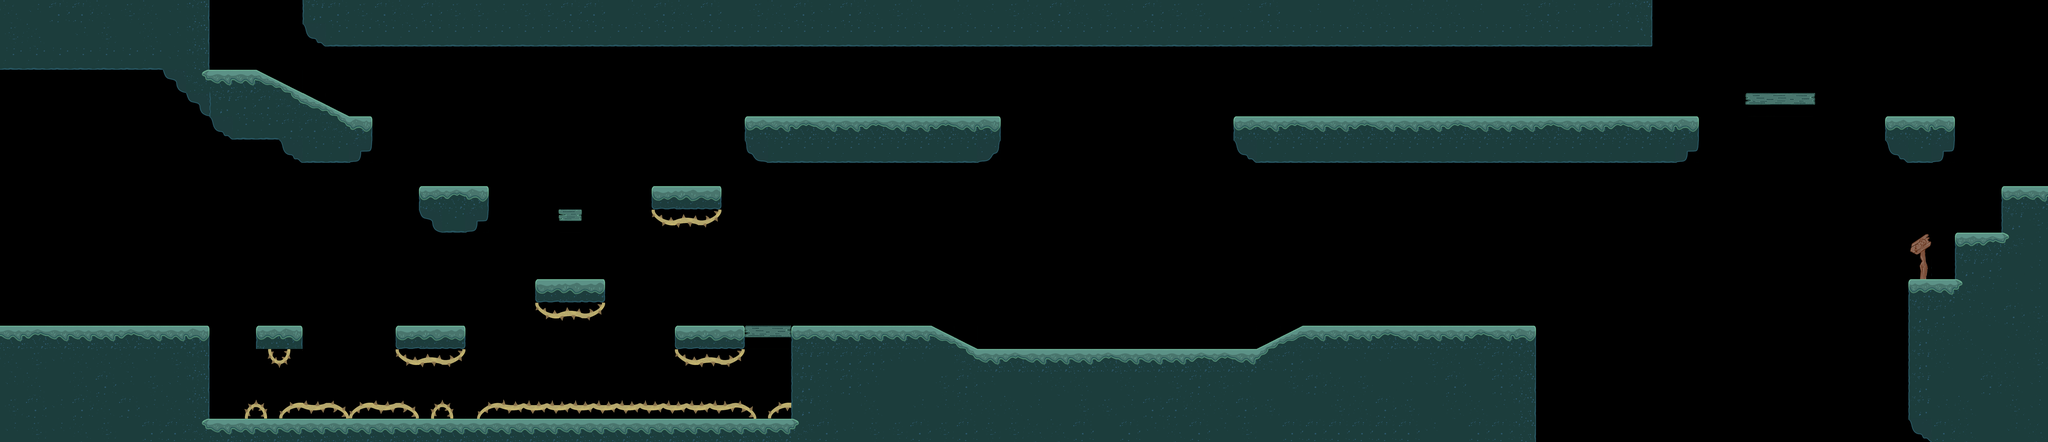

This game map was drawn from its Tiled (.tmx) file and the tilesets committed beside it. A one-line description and the trimmed map source follow:
An orthogonal 88x19 tile map with 128x128 px tiles, 1 tile layer (Map), 2 hidden layers not drawn, 13 tilesets and 414 objects (4x Player, 2x Ninfa, SwordKnight, ShieldKnight, SavePoint, ...).

<map version="1.10" tiledversion="1.11.2" orientation="orthogonal" renderorder="right-down" width="88" height="19" tilewidth="128" tileheight="128" infinite="0" nextlayerid="40" nextobjectid="1467">
 <properties>
  <property name="Ground" type="bool" value="true" />
  <property name="Navigation" type="bool" value="true" />
 </properties>
 <tileset firstgid="1" name="Atlas_Bosque_V2" tilewidth="128" tileheight="128" tilecount="64" columns="8">
  <image source="Forest/Atlas_Forest.png" width="1024" height="1024" />
  <wangsets>
   <wangset name="MixTierra" type="mixed" tile="-1">
    <wangcolor name="Tierra" color="#ff0000" tile="-1" probability="1" />
    <wangtile tileid="30" wangid="1,1,1,1,1,1,1,1" />
    <wangtile tileid="31" wangid="1,1,1,1,1,1,1,1" />
    <wangtile tileid="36" wangid="1,1,1,1,1,1,1,1" />
    <wangtile tileid="38" wangid="1,1,1,1,1,1,1,1" />
    <wangtile tileid="39" wangid="1,1,1,1,1,1,1,1" />
   </wangset>
  </wangsets>
 </tileset>
 <tileset firstgid="65" name="Espinas" tilewidth="128" tileheight="128" tilecount="64" columns="8">
  <image source="Forest/Archivo PSD Espinas.png" width="1024" height="1024" />
 </tileset>
 <tileset firstgid="129" name="MapMetadata" tilewidth="128" tileheight="128" tilecount="2" columns="2">
  <image source="Pathfinding/MapMetadata.png" trans="ffffff" width="256" height="128" />
 </tileset>
 <tileset firstgid="131" name="F_Bosque_V5_05" tilewidth="2304" tileheight="1444" tilecount="1" columns="1">
  <image source="Forest/Fondo_Vigente/05_F_Cambio_Zona/F_Bosque_V5_05.png" width="2304" height="1444" />
 </tileset>
 <tileset firstgid="132" name="F_Bosque_V5_01" tilewidth="2304" tileheight="1444" tilecount="1" columns="1">
  <image source="Forest/Fondo_Vigente/05_F_Cambio_Zona/F_Bosque_V5_01.png" width="2304" height="1444" />
 </tileset>
 <tileset firstgid="133" name="F_Bosque_V5_02" tilewidth="2304" tileheight="1444" tilecount="1" columns="1">
  <image source="Forest/Fondo_Vigente/05_F_Cambio_Zona/F_Bosque_V5_02.png" width="2304" height="1444" />
 </tileset>
 <tileset firstgid="134" name="F_Bosque_V6_01" tilewidth="2304" tileheight="1444" tilecount="1" columns="1">
  <image source="Forest/Fondo_Vigente/06_F_Ninfas/F_Bosque_V6_01.png" width="2304" height="1444" />
 </tileset>
 <tileset firstgid="135" name="F_Bosque_V6_02" tilewidth="2304" tileheight="1444" tilecount="1" columns="1">
  <image source="Forest/Fondo_Vigente/06_F_Ninfas/F_Bosque_V6_02.png" width="2304" height="1444" />
 </tileset>
 <tileset firstgid="136" name="t_Fila_Arbustos" tilewidth="1920" tileheight="640" tilecount="4" columns="1">
  <image source="Forest/Fondo_Vigente/Arbustos/t_Fila_Arbustos.png" width="1920" height="2560" />
 </tileset>
 <tileset firstgid="140" name="t_Sueltos_Arbustos_Esquinas" tilewidth="384" tileheight="384" tilecount="12" columns="3">
  <image source="Forest/Fondo_Vigente/Arbustos/t_Sueltos_Arbustos_Esquinas.png" width="1152" height="1536" />
 </tileset>
 <tileset firstgid="152" name="t_Fila_Arbustos_02" tilewidth="1920" tileheight="640" tilecount="4" columns="1">
  <image source="Forest/Fondo_Vigente/Arbustos/t_Fila_Arbustos_02.png" width="1920" height="2560" />
 </tileset>
 <tileset firstgid="156" name="Plantitas" tilewidth="128" tileheight="128" tilecount="64" columns="8">
  <image source="Forest/Fondo_Vigente/Arbustos/Plantitas.png" width="1024" height="1024" />
  <tile id="0">
   <animation>
    <frame tileid="0" duration="300" />
    <frame tileid="1" duration="300" />
    <frame tileid="2" duration="300" />
   </animation>
  </tile>
  <tile id="3">
   <animation>
    <frame tileid="3" duration="225" />
    <frame tileid="4" duration="225" />
    <frame tileid="5" duration="225" />
   </animation>
  </tile>
  <tile id="6">
   <animation>
    <frame tileid="6" duration="225" />
    <frame tileid="7" duration="225" />
    <frame tileid="8" duration="225" />
   </animation>
  </tile>
  <tile id="9">
   <animation>
    <frame tileid="9" duration="250" />
    <frame tileid="10" duration="250" />
    <frame tileid="11" duration="250" />
   </animation>
  </tile>
  <tile id="12">
   <animation>
    <frame tileid="12" duration="200" />
    <frame tileid="13" duration="200" />
    <frame tileid="14" duration="200" />
   </animation>
  </tile>
  <tile id="15">
   <animation>
    <frame tileid="15" duration="300" />
    <frame tileid="16" duration="300" />
    <frame tileid="17" duration="300" />
   </animation>
  </tile>
 </tileset>
 <tileset firstgid="220" name="F_Bosque_V2_02" tilewidth="2304" tileheight="1444" tilecount="1" columns="1">
  <image source="Forest/Fondo_Vigente/02_F_Repeticion/F_Bosque_V2_02.png" width="2304" height="1444" />
 </tileset>
 <objectgroup id="18" name="Fondo1">
  <properties>
   <property name="BG" type="bool" value="true" />
   <property name="Draw" type="bool" value="true" />
   <property name="ParalaxX" type="float" value="0.8" />
  </properties>
  <object id="568" gid="132" x="8448" y="2432" width="2840.24" height="2432" />
  <object id="580" gid="134" x="4352" y="1664" width="2324" height="1444" />
  <object id="581" gid="134" x="6656" y="1664" width="2304" height="1444" />
  <object id="582" gid="134" x="2048" y="1664" width="2332" height="1444" />
  <object id="583" gid="134" x="-256" y="1664" width="2328" height="1664" />
  <object id="590" gid="134" x="-1536" y="1792" width="2328" height="1444" />
  <object id="713" gid="2147483780" x="11264" y="2432" width="2816" height="2432" />
 </objectgroup>
 <objectgroup id="20" name="Fondo2">
  <properties>
   <property name="BG" type="bool" value="true" />
   <property name="Draw" type="bool" value="true" />
   <property name="ParalaxX" type="float" value="0.9" />
  </properties>
  <object id="576" gid="135" x="5735.5" y="1920" width="2712.47" height="1700" />
  <object id="584" gid="135" x="3072" y="1920" width="2688" height="1792" />
  <object id="585" gid="135" x="384" y="1920" width="2709.21" height="1920" />
  <object id="586" gid="135" x="-1536" y="1920" width="1938.18" height="1664" />
  <object id="596" gid="1073741959" x="880" y="4608" width="3508" height="2688" />
  <object id="685" gid="133" x="8448" y="2432" width="2860" height="2432" />
  <object id="712" gid="1073741959" x="4352" y="4736" width="3200" height="2816" />
  <object id="714" gid="2147483781" x="11264" y="2432" width="2816" height="2432" />
  <object id="799" gid="146" x="7657.88" y="2164.97" width="893.212" height="893.212" />
  <object id="800" gid="147" x="7536.98" y="2050.34" width="951.247" height="770.584" />
  <object id="801" gid="151" x="7400.58" y="1974.79" width="986.803" height="986.803" />
  <object id="802" gid="146" x="7017.88" y="2164.97" width="951.879" height="951.879" />
  <object id="803" gid="146" x="8169.88" y="2164.97" width="893.212" height="893.212" />
  <object id="804" gid="147" x="8041.88" y="2036.97" width="1108.24" height="1108.24" />
 </objectgroup>
 <objectgroup id="37" name="Plantas-Back">
  <properties>
   <property name="BG" type="bool" value="true" />
   <property name="Draw" type="bool" value="true" />
  </properties>
  <object id="1124" gid="159" x="1475.39" y="1797.33" width="128" height="128" />
  <object id="1125" gid="168" x="2402" y="1778" width="128" height="128" />
  <object id="1127" gid="162" x="2172" y="1822" width="128" height="128" />
  <object id="1129" gid="162" x="1576" y="1830" width="128" height="128" />
  <object id="1130" gid="1073741986" x="1572" y="1938" width="128" height="128" />
  <object id="1131" gid="1073741983" x="2150" y="2070" width="128" height="128" />
  <object id="1133" gid="1073741983" x="1566" y="2018" width="128" height="128" />
  <object id="1139" gid="156" x="2946" y="1578" width="128" height="128" />
  <object id="1173" gid="159" x="3072" y="1152" width="128" height="128" />
  <object id="1175" gid="156" x="2324" y="1040" width="128" height="128" />
  <object id="1187" gid="165" x="1152" y="2304" width="128" height="128" />
  <object id="1188" gid="165" x="1280" y="2304" width="128" height="128" />
  <object id="1189" gid="165" x="1408" y="2304" width="128" height="128" />
  <object id="1195" gid="165" x="1664" y="2304" width="128" height="128" />
  <object id="1196" gid="165" x="1792" y="2304" width="128" height="128" />
  <object id="1197" gid="165" x="2304" y="2304" width="128" height="128" />
  <object id="1198" gid="165" x="2484.48" y="2321.58" width="128" height="128" />
  <object id="1200" gid="156" x="2060.24" y="2309.45" width="128" height="128" />
  <object id="1203" gid="156" x="2640" y="2332" width="128" height="128" />
  <object id="1204" gid="156" x="3756" y="2316" width="128" height="128" />
  <object id="1205" gid="156" x="4065.33" y="2322.67" width="128" height="128" />
  <object id="1207" gid="159" x="4157.33" y="2298.67" width="128" height="128" />
  <object id="1211" gid="168" x="3840" y="1024" width="128" height="128" />
  <object id="1215" gid="1073741983" x="3230.67" y="1817.33" width="128" height="128" />
  <object id="1217" gid="3221225631" x="2922" y="1820" width="128" height="128" />
  <object id="1218" gid="1073741995" x="3578" y="1324" width="128" height="128" />
  <object id="1219" gid="3221225634" x="3858" y="1324" width="128" height="128" />
  <object id="1222" gid="1073741980" x="2520" y="1368" width="128" height="128" />
  <object id="1224" gid="1073741989" x="2348" y="1388" width="128" height="128" />
  <object id="1225" gid="1073741983" x="2411.76" y="367.03" width="128" height="128" />
  <object id="1227" gid="1073741983" x="3990.55" y="2085.21" width="128" height="128" />
  <object id="1228" gid="1073741983" x="3660" y="2028" width="128" height="128" />
  <object id="1229" gid="156" x="3720" y="1836" width="128" height="128" />
  <object id="1231" gid="165" x="3878" y="1818" width="128" height="128" />
  <object id="1234" gid="171" x="3994" y="1812" width="128" height="128" />
  <object id="1235" gid="2147483819" x="4284" y="1802" width="128" height="128" />
  <object id="1255" gid="168" x="669.333" y="1779.15" width="128" height="128" />
  <object id="1260" gid="159" x="256" y="1792" width="128" height="128" />
  <object id="1265" gid="156" x="3739.03" y="979.152" width="128" height="128" />
  <object id="1266" gid="156" x="5045.09" y="1842.79" width="128" height="128" />
  <object id="1267" gid="156" x="5146" y="1876" width="128" height="128" />
  <object id="1269" gid="159" x="4936" y="1774" width="128" height="128" />
  <object id="1270" gid="168" x="7296" y="1792" width="128" height="128" />
  <object id="1278" gid="162" x="7090" y="1832" width="128" height="128" />
  <object id="1282" gid="159" x="5372" y="1936" width="128" height="128" />
  <object id="1294" gid="156" x="7762.67" y="1828.33" width="128" height="128" />
  <object id="1296" gid="165" x="8051" y="1810" width="128" height="128" />
  <object id="1297" gid="156" x="8160" y="1798" width="128" height="128" />
  <object id="1298" gid="162" x="7694.67" y="1802.83" width="128" height="128" />
  <object id="1299" gid="162" x="7816.17" y="1826.33" width="128" height="128" />
  <object id="1300" gid="156" x="8268" y="1836" width="128" height="128" />
  <object id="1301" gid="156" x="8334.67" y="1806.67" width="128" height="128" />
  <object id="1304" gid="1073741992" x="4317.82" y="1027.64" width="128" height="128" />
  <object id="1305" gid="1073741992" x="4760.24" y="1003.39" width="128" height="128" />
  <object id="1306" gid="1073741992" x="5248.12" y="1060.97" width="128" height="128" />
  <object id="1308" gid="3221225631" x="4651.15" y="994.303" width="128" height="128" />
  <object id="1309" gid="3221225631" x="4866.3" y="991.273" width="128" height="128" />
  <object id="1311" gid="3221225631" x="4429.94" y="1051.88" width="128" height="128" />
  <object id="1315" gid="1073741989" x="4980" y="1000" width="128" height="128" />
  <object id="1317" gid="1073741989" x="5112" y="996" width="128" height="128" />
  <object id="1320" gid="162" x="5240" y="636" width="128" height="128" />
  <object id="1322" gid="171" x="4412" y="632" width="128" height="128" />
  <object id="1347" gid="1073741992" x="551.152" y="739.758" width="128" height="128" />
  <object id="1348" gid="1073741992" x="54.1818" y="621.576" width="128" height="128" />
  <object id="1349" gid="1073741983" x="772.364" y="845.818" width="128" height="128" />
  <object id="1351" gid="1073741983" x="1208.73" y="873.091" width="128" height="128" />
  <object id="1352" gid="1073741983" x="1763.27" y="997.333" width="128" height="128" />
  <object id="1354" gid="3221225631" x="2096.61" y="379.152" width="128" height="128" />
  <object id="1355" gid="1073741992" x="3929.94" y="373.091" width="128" height="128" />
  <object id="1357" gid="1073741992" x="4445.09" y="351.879" width="128" height="128" />
  <object id="1358" gid="1073741992" x="5311.76" y="339.758" width="128" height="128" />
  <object id="1359" gid="1073741992" x="7302.67" y="348.848" width="128" height="128" />
  <object id="1361" gid="159" x="7590.55" y="621.576" width="128" height="128" />
  <object id="1363" gid="171" x="6848" y="646" width="128" height="128" />
  <object id="1364" gid="171" x="8114" y="648" width="128" height="128" />
  <object id="1367" gid="2147483819" x="8296" y="678" width="128" height="128" />
  <object id="1383" gid="165" x="7246" y="652" width="128" height="128" />
  <object id="1384" gid="165" x="7522" y="638" width="128" height="128" />
  <object id="1386" gid="168" x="7906" y="648" width="128" height="128" />
  <object id="1389" gid="171" x="8508" y="650" width="128" height="128" />
  <object id="1390" gid="2147483819" x="8786" y="674" width="128" height="128" />
  <object id="1391" gid="1073741989" x="7557.21" y="1012.48" width="128" height="128" />
  <object id="1392" gid="1073741989" x="6999.64" y="1009.45" width="128" height="128" />
  <object id="1393" gid="1073741989" x="8260.24" y="1003.39" width="128" height="128" />
  <object id="1394" gid="1073741980" x="8451.15" y="1003.39" width="128" height="128" />
  <object id="1395" gid="1073741980" x="8914.79" y="1027.64" width="128" height="128" />
  <object id="1400" gid="3221225640" x="7326" y="1004" width="128" height="128" />
  <object id="1401" gid="3221225640" x="7840" y="1014" width="128" height="128" />
  <object id="1402" gid="3221225640" x="8366" y="1006" width="128" height="128" />
  <object id="1404" gid="1073741983" x="7086" y="1030" width="128" height="128" />
  <object id="1406" gid="1073741983" x="7680" y="1024" width="128" height="128" />
  <object id="1407" gid="1073741983" x="8704" y="1024" width="128" height="128" />
  <object id="1409" gid="1073741983" x="9056" y="1046" width="128" height="128" />
  <object id="1410" gid="156" x="8405.33" y="680" width="128" height="128" />
  <object id="1412" gid="2147483804" x="8044" y="697.333" width="128" height="128" />
  <object id="1414" gid="165" x="7960" y="653.333" width="128" height="128" />
  <object id="1432" gid="168" x="10598" y="612" width="128" height="128" />
  <object id="1434" gid="1073741986" x="10410" y="970" width="128" height="128" />
 </objectgroup>
 <objectgroup id="21" name="Fondo3">
  <properties>
   <property name="BG" type="bool" value="true" />
   <property name="Draw" type="bool" value="true" />
   <property name="ParalaxX" type="float" value="0.95" />
  </properties>
  <object id="1117" gid="2147483868" x="1049.33" y="490.667" width="791.402" height="496" />
  <object id="1118" gid="2147483868" x="1033.63" y="462.667" width="791.402" height="496" />
  <object id="1119" gid="2147483868" x="1029.63" y="434.667" width="791.402" height="496" />
  <object id="1120" gid="2147483868" x="1017.63" y="438.667" width="791.402" height="496" />
  <object id="1121" gid="2147483868" x="1069.63" y="430.667" width="791.402" height="496" />
 </objectgroup>
 <objectgroup id="38" name="Luces-Estaticas">
  <properties>
   <property name="BG" type="bool" value="true" />
   <property name="Draw" type="bool" value="true" />
  </properties>
 </objectgroup>
 <objectgroup id="35" name="Fondo4">
  <properties>
   <property name="BG" type="bool" value="true" />
   <property name="Draw" type="bool" value="true" />
   <property name="ParalaxX" type="float" value="1" />
  </properties>
  <object id="778" gid="144" x="3680.97" y="1792" width="417.333" height="417.333" />
  <object id="779" gid="2147483791" x="3427.03" y="1081.58" width="638.545" height="611.273" />
  <object id="780" gid="143" x="2837.09" y="1612.55" width="638.545" height="611.273" />
  <object id="782" gid="148" x="2174.79" y="1849.58" width="368.848" height="396.121" />
  <object id="784" gid="147" x="2255.52" y="1058.06" width="499.152" height="499.152" />
  <object id="786" gid="145" x="1228.48" y="1788.97" width="547.636" height="547.636" />
  </objectgroup>
 <objectgroup id="39" name="PlantasFront">
  <properties>
   <property name="BG" type="bool" value="true" />
   <property name="Draw" type="bool" value="true" />
  </properties>
  <!-- 63 objects omitted --></objectgroup>
 <layer id="1" name="Map" width="88" height="19">
  <properties>
   <property name="Draw" type="bool" value="true" />
  </properties>
  <data>[1672 cells, 573 non-empty, 40 distinct tile ids]</data>
 </layer>
 <objectgroup id="36" name="Fondo4-F">
  <properties>
   <property name="BG" type="bool" value="true" />
   <property name="Draw" type="bool" value="true" />
   <property name="Front" type="bool" value="true" />
   <property name="ParalaxX" type="float" value="1" />
  </properties>
  <!-- 121 objects omitted --></objectgroup>
 <objectgroup id="28" name="Fondo5-F    " visible="0">
  <properties>
   <property name="Draw" type="bool" value="true" />
   <property name="Front" type="bool" value="true" />
   <property name="ParalaxX" type="float" value="1.1" />
  </properties>
  <!-- 3 objects omitted --></objectgroup>
 <objectgroup id="33" name="Rampas" visible="0">
  <properties>
   <property name="Polygon" type="bool" value="true" />
  </properties>
  <!-- 3 objects omitted --></objectgroup>
 <objectgroup color="#aa0000" id="19" name="Spikes" visible="0">
  <properties>
   <property name="Danger" type="bool" value="true" />
   <property name="Square" type="bool" value="true" />
  </properties>
  <!-- 7 objects omitted --></objectgroup>
 <objectgroup id="13" name="Path">
  <properties>
   <property name="Path" type="bool" value="true" />
   <property name="Sensor" type="bool" value="true" />
   <property name="Square" type="bool" value="true" />
  </properties>
  <!-- 3 objects omitted --></objectgroup>
 <objectgroup color="#000000" id="8" name="Map">
  <properties>
   <property name="Map" type="bool" value="true" />
   <property name="Square" type="bool" value="true" />
  </properties>
  <!-- 28 objects omitted --></objectgroup>
 <layer id="31" name="GroundNavLayer" width="88" height="19" visible="0">
  <properties>
   <property name="Ground" type="bool" value="true" />
   <property name="Navigation" type="bool" value="true" />
  </properties>
  <data>[1672 cells, 588 non-empty, 1 distinct tile ids]</data>
 </layer>
 <layer id="32" name="AirNavLayer" width="88" height="19" visible="0">
  <properties>
   <property name="Air" type="bool" value="true" />
   <property name="Navigation" type="bool" value="true" />
  </properties>
  <data>[1672 cells, 566 non-empty, 1 distinct tile ids]</data>
 </layer>
 <objectgroup id="11" name="EntitiesSpawnPoints">
  <!-- 8 objects omitted --></objectgroup>
 <objectgroup id="15" name="PlayerSpawns">
  <properties>
   <property name="PlayerSpawns" type="bool" value="true" />
  </properties>
  <!-- 3 objects omitted --></objectgroup>
</map>
<!-- 284 of 414 objects omitted -->
